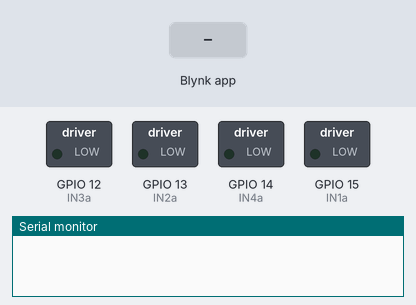
A sketch run on a simulated ESP8266 (NodeMCU). Shown: switched loads named in the sketch (green lamp = pin HIGH), the last lines printed to the serial monitor. Inputs (shaded band) come from the test bench. WiFi joins after 1.5 s; servers stay silent unless stated.

Above: at 3.0 s.
3.1 s: Blynk app writes 1 to V1
At 5.23 s:
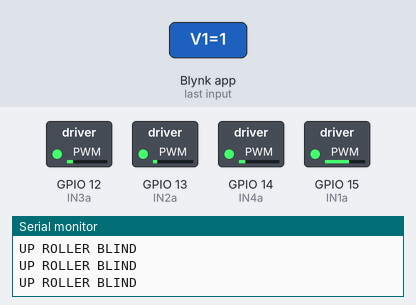
Timing chart, 0 to 12.1 s (numbered marks = the images above; inputs shaded):
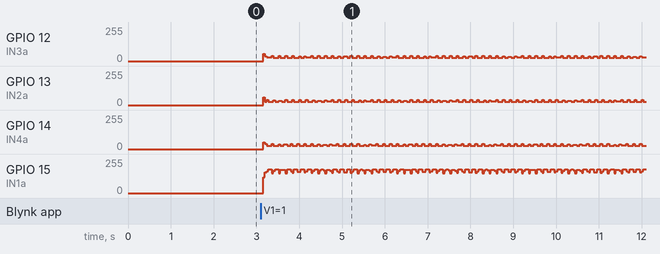

Measured:
- after the input at 3.1 s, GPIO 12 (IN3a): 0/255 → 54/255 after 0.06 s, then moves between 26/255 and 54/255, repeating every 2.9 s; GPIO 13 (IN2a): 0/255 → 57/255 after 0.06 s, then moves between 26/255 and 57/255, repeating every 2.9 s; GPIO 14 (IN4a): 0/255 → 51/255 after 0.06 s, then moves between 26/255 and 51/255, repeating every 2.9 s

The sketch:

ESP8266_Roller_Blind_Blynk_PCBWay_Community.ino
```cpp
/* Comment this out to disable prints and save space */
#define BLYNK_PRINT Serial

/* Fill-in your Template ID (only if using Blynk.Cloud) */
#define BLYNK_TEMPLATE_ID "TMPLtgxld6kx"
#define BLYNK_DEVICE_NAME "RollerBlindControl"
#define BLYNK_AUTH_TOKEN "xx6AbhPgxxxxxxxxxxFcxxKgsxx"

#include <ESP8266WiFi.h>
#include <BlynkSimpleEsp8266.h>

// You should get Auth Token in the Blynk App.
// Go to the Project Settings (nut icon).
char auth[] = BLYNK_AUTH_TOKEN;

// Your WiFi credentials.
// Set password to "" for open networks.
char ssid[] = "Mert";
char pass[] = "xxxxxx";

#define IN1a 15
#define IN2a 13
#define IN3a 12
#define IN4a 14

#define ROLLERTIME 3000

int delayTime = 2;

bool Down_Roller;
bool Up_Roller;

BLYNK_WRITE(V0){
  Down_Roller = param.asInt();
}
BLYNK_WRITE(V1){
  Up_Roller = param.asInt();
}

void setup()
{
  // Debug console
  Serial.begin(9600);
  pinMode(IN1a, OUTPUT);
  pinMode(IN2a, OUTPUT);
  pinMode(IN3a, OUTPUT);
  pinMode(IN4a, OUTPUT);

  Blynk.begin(auth, ssid, pass);
}

void loop()
{
  Blynk.run();

  if(Down_Roller){
    for (int steps = 0; steps < ROLLERTIME; steps++) {
      Serial.println("DOWN ROLLER BLIND");
      backwardMotor();
    }
  }
  if(Up_Roller){
    for (int steps = 0; steps < ROLLERTIME; steps++) {
      Serial.println("UP ROLLER BLIND");
      forwardMotor();
    }
  }
}

void forwardMotor(void) {
  digitalWrite(IN4a, HIGH);
  digitalWrite(IN3a, LOW);
  digitalWrite(IN2a, LOW);
  digitalWrite(IN1a, LOW);
  delay(delayTime);
  digitalWrite(IN4a, LOW);
  digitalWrite(IN3a, HIGH);
  digitalWrite(IN2a, LOW);
  digitalWrite(IN1a, LOW);
  delay(delayTime);
  digitalWrite(IN4a, LOW);
  digitalWrite(IN3a, LOW);
  digitalWrite(IN2a, HIGH);
  digitalWrite(IN1a, LOW);
  delay(delayTime);
  digitalWrite(IN4a, LOW);
  digitalWrite(IN3a, LOW);
  digitalWrite(IN2a, LOW);
  digitalWrite(IN1a, HIGH);
  delay(delayTime);
}

void backwardMotor(void) {
  digitalWrite(IN4a, LOW);
  digitalWrite(IN3a, LOW);
  digitalWrite(IN2a, LOW);
  digitalWrite(IN1a, HIGH);
  delay(delayTime);
  digitalWrite(IN4a, LOW);
  digitalWrite(IN3a, LOW);
  digitalWrite(IN2a, HIGH);
  digitalWrite(IN1a, LOW);
  delay(delayTime);
  digitalWrite(IN4a, LOW);
  digitalWrite(IN3a, HIGH);
  digitalWrite(IN2a, LOW);
  digitalWrite(IN1a, LOW);
  delay(delayTime);
  digitalWrite(IN4a, HIGH);
  digitalWrite(IN3a, LOW);
  digitalWrite(IN2a, LOW);
  digitalWrite(IN1a, LOW);
  delay(delayTime);
}
```
